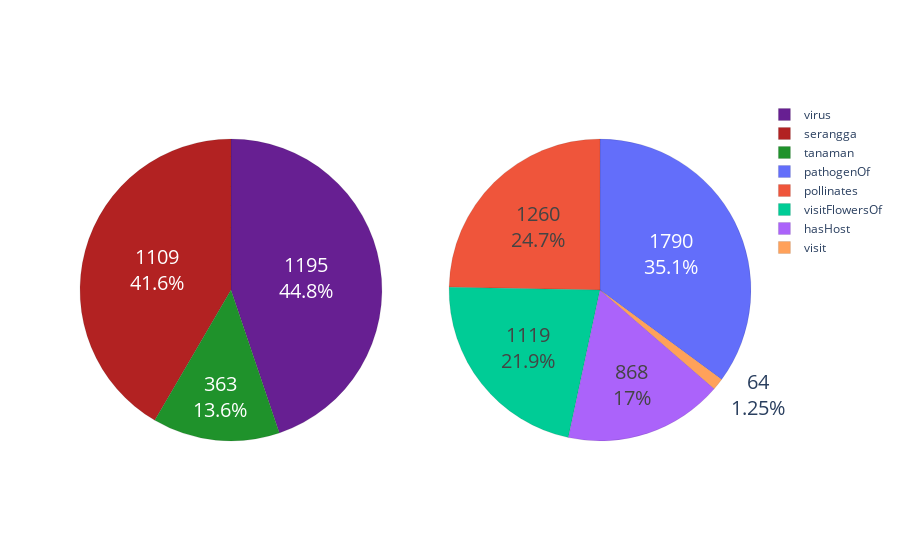

Write notebook code for a chart like this one.
### Code cell
import plotly.graph_objects as go
from plotly.subplots import make_subplots

# Data untuk plot pertama
data_node = df_node.groupby(['group','color']).agg({'group': ['count'], }).reset_index().sort_values(
    ('group', 'count'),ascending=False
).reset_index(drop=True).values
labels_node = [i[0] for i in data_node]
colors_node = [i[1] for i in data_node]
slices_node = [i[2] for i in data_node]

# Data untuk plot kedua
grup_edge=df_edge.groupby('interaction_type').size().to_dict()
labels_edge = list(grup_edge.keys())
slices_edge = list(grup_edge.values())

# Buat subplot dengan dua plot di dalamnya
fig = make_subplots(rows=1, cols=2, specs=[[{'type':'pie'}, {'type':'pie'}]])

# Plot pertama (Node)
fig.add_trace(
    go.Pie(labels=labels_node, values=slices_node, marker=dict(colors=colors_node, line=dict(color='#000000', width=0.1))),
    row=1, col=1
)
fig.update_traces(hoverinfo='label+percent', textinfo='value+percent', textfont_size=20)

# Plot kedua (Edge)
fig.add_trace(
    go.Pie(labels=labels_edge, values=slices_edge, marker=dict(line=dict(color='#000000', width=0.1))),
    row=1, col=2
)
fig.update_traces(hoverinfo='label+percent', textinfo='value+percent', textfont_size=20)

# Tampilkan plot
fig.show()

### Figure 1 — Plotly figure (JSON) as saved in the notebook; plotly's stock layout.template omitted (floating-point values rounded to 4 significant figures)
{"data": [{"domain": {"x": [0, 0.45], "y": [0, 1]}, "hoverinfo": "label+percent", "labels": ["virus", "serangga", "tanaman"], "marker": {"colors": ["#671f92", "#b22222", "#1f922b"], "line": {"color": "#000000", "width": 0.1}}, "textfont": {"size": 20}, "textinfo": "value+percent", "type": "pie", "values": [1195, 1109, 363]}, {"domain": {"x": [0.55, 1], "y": [0, 1]}, "hoverinfo": "label+percent", "labels": ["hasHost", "pathogenOf", "pollinates", "visit", "visitFlowersOf"], "marker": {"line": {"color": "#000000", "width": 0.1}}, "textfont": {"size": 20}, "textinfo": "value+percent", "type": "pie", "values": [868, 1790, 1260, 64, 1119]}], "layout": {}}
